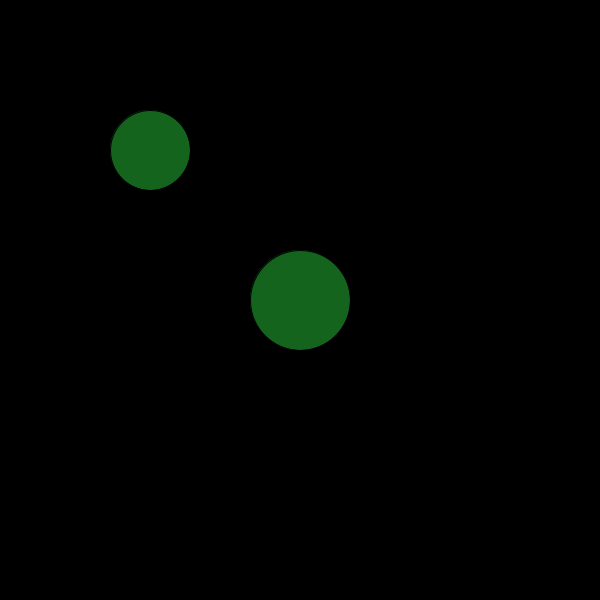
Frame 1 (no input)
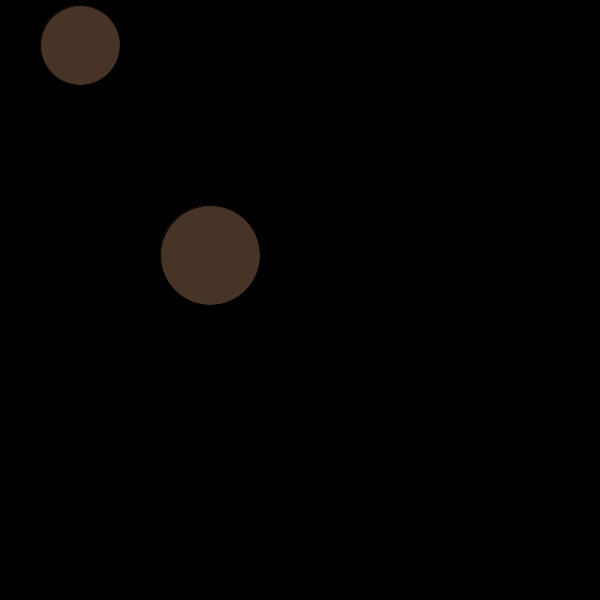
Frame 60 (the mouse pressed at the canvas centre just before this capture)
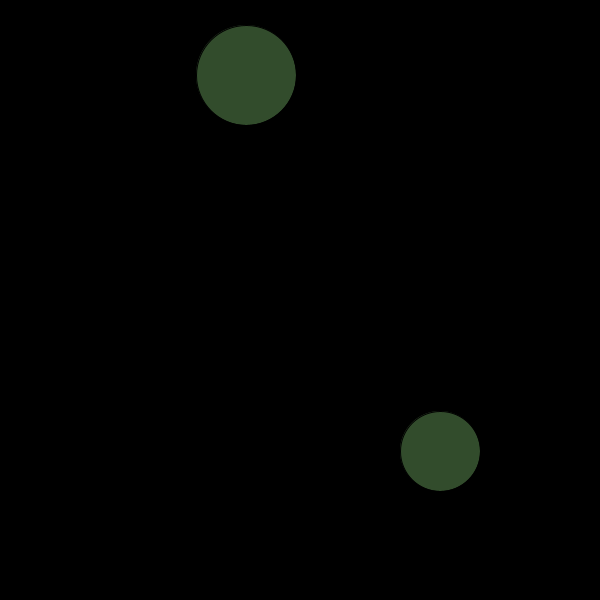
Frame 120 (the mouse held since frame 60 and released just before this capture)

The Processing sketch that drew these frames (run headless with seeded random() and noise(); from frame 60 on, the mouse is pressed at the canvas centre):

// Processing sketch: BounceBall_Float_Function
// ── BounceBall_Float_Function.pde
float xPos1, yPos1, xSpeed1, ySpeed1;
float xPos2, yPos2, xSpeed2, ySpeed2;
int sizeB1, sizeB2;
color fillColor = color(20, 100, 30);

void setup()
{
  size(600, 600);
  
  //Ball 1
  xPos1 = width/2;
  yPos1 = height/2;
  xSpeed1 = 6;
  ySpeed1 = 3;
  sizeB1 = 100;
  
  //Ball 2
  xPos2 = width/4;
  yPos2 = height/4;
  xSpeed2 = 10;
  ySpeed2 = 7;
  sizeB2 = 80;
  
  fill(fillColor);
}

void draw()
{
  background (0);
  ellipse(xPos1, yPos1, sizeB1, sizeB1);
  xSpeed1 = checkBoundaryX(xPos1, xSpeed1, sizeB1);  //Variables
  ySpeed1 = checkBoundaryY(yPos1, ySpeed1, sizeB1); 
  xPos1 += xSpeed1;
  yPos1 += ySpeed1;
  
  ellipse(xPos2, yPos2, sizeB2, sizeB2);
  xSpeed2 = checkBoundaryX(xPos2, xSpeed2, sizeB2);
  ySpeed2 = checkBoundaryY(yPos2, ySpeed2, sizeB2);
  xPos2 += xSpeed2;
  yPos2 += ySpeed2;
  
  float dist = checkDistance(xPos1, yPos1, xPos2, yPos2);
  
  //The function -- map takes in (a value, lowerRange1, upperRange1, lowerRange2, upperRange2) -- if you give it three values it will be based on RGB scale
  //fillColor = color(map(dist, 0, width, 255, 0));
  fillColor = color(map(dist, 0, width, 100, 30), map(dist, 0, width, 20, 100), map(dist, 0, width, 30, 50) );
  fill(fillColor);
  
  //Setting a variable
  int collisionBound = sizeB1/2 + sizeB2/2; 
  if(dist < collisionBound)
  {
    xSpeed1 *= -1;
    ySpeed1 *= -1;
    xSpeed2 *= -1;
    ySpeed2 *= -1;
  }
}

//This custom function takes in the xPos, xSpeed, and size of any ball
//And will reverse its xSoeed if the xPose is out of bounds
//After it reverses the xSpeed, it returns it
float checkBoundaryX(float pos, float speed, int size)  //parameters (names don't matter)
{
  if( pos >= width - size/2 || pos <= 0 + size/2)  //What the parameters do
  {
    speed *= -1;
  }
  return speed;  //Needs a return because it is a float - it will give back the new speed
}

float checkBoundaryY(float pos, float speed, int size)
{
  if (pos >= height - size/2 || pos <= 0 + size/2)
  {
    speed *= -1;
  }
  return speed;
}

float checkDistance(float x1, float y1, float x2, float y2)
{
  float distance = dist (x1, y1, x2, y2);
  return distance;
}
